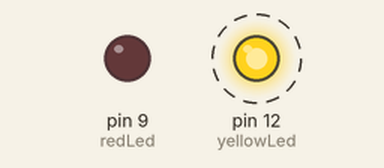
A sketch run on a simulated Arduino Uno, built with avr-gcc and run on an emulated ATmega328P. Parts: output pins drawn as LEDs (lit = HIGH). Dashed ring = blinking.

Above: at 0.5 s.
Timing chart, 0 to 4.6 s (numbered marks = the images above):
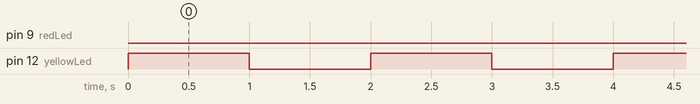

The sketch:

sketch_dec08d.ino
```cpp
//Working with for loop
int redLed=9;
int yellowLed=12;
int timeDelay=1000;
int count=0;
int blinkCount=3;
void setup() {
  // put your setup code here, to run once:
  pinMode(redLed,OUTPUT);
  pinMode(yellowLed,OUTPUT);

}

void loop() {
  // put your main code here, to run repeatedly:
  for (count;count<=blinkCount;++count){
    digitalWrite(yellowLed,HIGH);
    delay(timeDelay);
    digitalWrite(yellowLed,LOW);
    delay(timeDelay);
    }
   blinkCount=5;
   for (count;count<=blinkCount;++count){
    digitalWrite(redLed,HIGH);
    delay(timeDelay);
    digitalWrite(redLed,LOW);
    delay(timeDelay);
    }
    delay(timeDelay);
}
```

Measured:
- by itself, pin 9 (redLed): LOW → HIGH at 8.0 s, → LOW 1.0 s later, → HIGH 1.0 s later, → LOW 1.0 s later, … (4 changes in this stretch)
- by itself, pin 12 (yellowLed): alternates HIGH for 1.0 s and LOW for 1.0 s, 8 changes in all, then stays LOW
